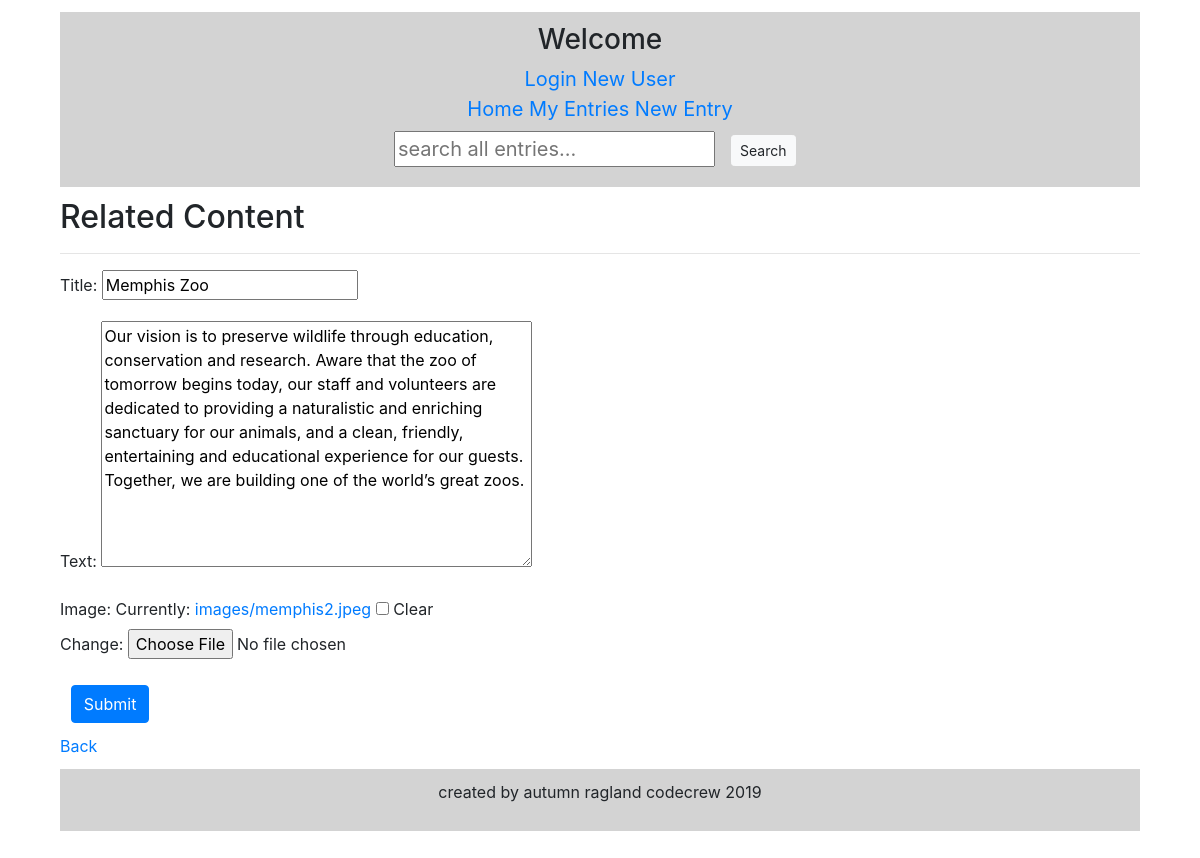
Screenshot of /edit_related/17/ with the database file from the repository.
### wiki_app/models.py (models this page shows, shortened)
class RelatedItemModel(models.Model):
    title = models.CharField(max_length=500, default='')
    text = models.TextField(default='')
    create_date = models.DateTimeField(null=True, auto_now_add=True)
    update_date = models.DateTimeField(auto_now=True, null=True)
    image = models.ImageField(upload_to='images', null=True, blank=True)
    entry_model_fk = models.ForeignKey(EnrtyModel, on_delete=models.CASCADE, null=True, blank=True)

### wiki_app/views.py (the view)
# urls.py: path('edit_related/<int:item_id>/', views.edit_related, name='edit_related'),
def edit_related(request, item_id):
    clicked_item = RelatedItemModel.objects.get(pk=item_id)
    form = RelatedItemForm(request.POST or None, request.FILES or None, instance=clicked_item)
    if request.method == 'POST':
        form.save()
        return redirect('my_entries')
    context = {
        'form': form
    }
    return render(request, 'wiki_app/new_related.html', context)

### wiki_app/forms.py
class RelatedItemForm(forms.ModelForm):
    class Meta:
        model = RelatedItemModel
        exclude = ['entry_model_fk', 'update_date', 'create_date']

### wiki_app/templates/wiki_app/new_related.html (shortened to what this page needs)
{% extends 'wiki_app/base.html' %}
{% block content %}
<h2>Related Content</h2>
<hr/>
<form method="POST" enctype="multipart/form-data">
    {{ form.as_p }}
    <button class="btn btn-primary">Submit</button>
    <br>
    <a href="{% url 'my_entries' %}">Back</a>
</form>
{% endblock %}

### wiki_app/static/wiki_app/css/base.css (style rules this page uses)
body { margin: 1% 5% 5% 5%; }
button { margin: 1%; }

### rows the page displays
RelatedItemModel: title "Memphis Zoo", text "Our vision is to preserve wildlife through education, conservation and research. Aware that the zoo of tomorrow begins today, our staff and volunteers are dedicated to providing a naturalistic and enriching sanctuary for our animals, and a clean, friendly, entertaining and educational experience for our guests. Together, we are building one of the world’s great zoos."
